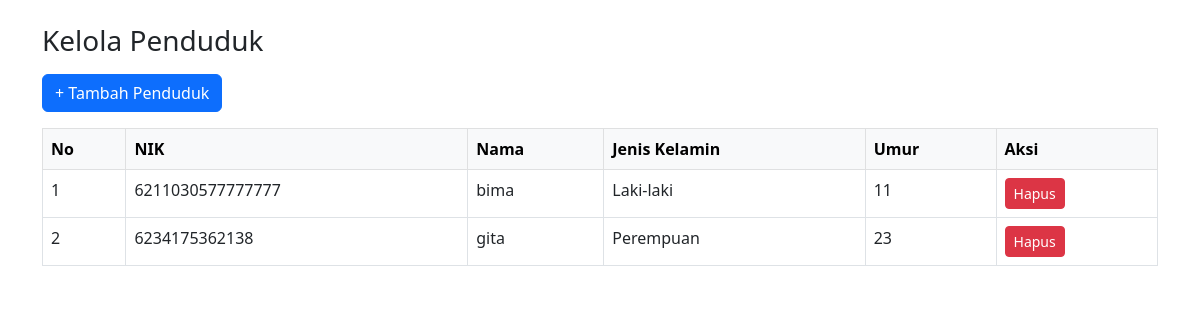
Screenshot of /admin/penduduk.php with the database file from the repository.
### tables this page shows
CREATE TABLE `penduduk` (
  `id` int(11) NOT NULL,
  `nama` varchar(100) DEFAULT NULL,
  `nik` varchar(16) DEFAULT NULL,
  `jenis_kelamin` enum('Laki-laki','Perempuan') DEFAULT NULL,
  `umur` int(11) DEFAULT NULL
);

### admin/penduduk.php (the view, shortened to what this page needs)
<?php
include '../includes/db.php';
$result = $koneksi->query("SELECT * FROM penduduk");
?>
<!DOCTYPE html>
<html lang="id">
<head>
  <link href="https://cdn.jsdelivr.net/npm/bootstrap@5.3.0/dist/css/bootstrap.min.css" rel="stylesheet">
</head>
<body class="container mt-4">
  <h3 class="mb-3">Kelola Penduduk</h3>
  <a href="tambah_penduduk.php" class="btn btn-primary mb-3">+ Tambah Penduduk</a>
  <table class="table table-bordered table-hover">
    <thead class="table-light">
      <tr>
        <th>No</th>
        <th>NIK</th>
        <th>Nama</th>
        <th>Jenis Kelamin</th>
        <th>Umur</th>
        <th>Aksi</th>
      </tr>
    </thead>
    <tbody>
      <?php
      $no = 1;
      while ($row = $result->fetch_assoc()):
      ?>
      <tr>
        <td><?= $no++ ?></td>
        <td><?= $row['nik'] ?></td>
        <td><?= $row['nama'] ?></td>
        <td><?= $row['jenis_kelamin'] ?></td>
        <td><?= $row['umur'] ?></td>
        <td>
          <a href="hapus_penduduk.php?id=<?= $row['id'] ?>" onclick="return confirm('Yakin ingin menghapus?')" class="btn btn-danger btn-sm">Hapus</a>
        </td>
      </tr>
      <?php endwhile; ?>
    </tbody>
  </table>
</body>
</html>

### rows the page displays
penduduk: nik "6211030577777777", nama "bima", jenis_kelamin "Laki-laki", umur "11"
penduduk: nik "6234175362138", nama "gita", jenis_kelamin "Perempuan", umur "23"
